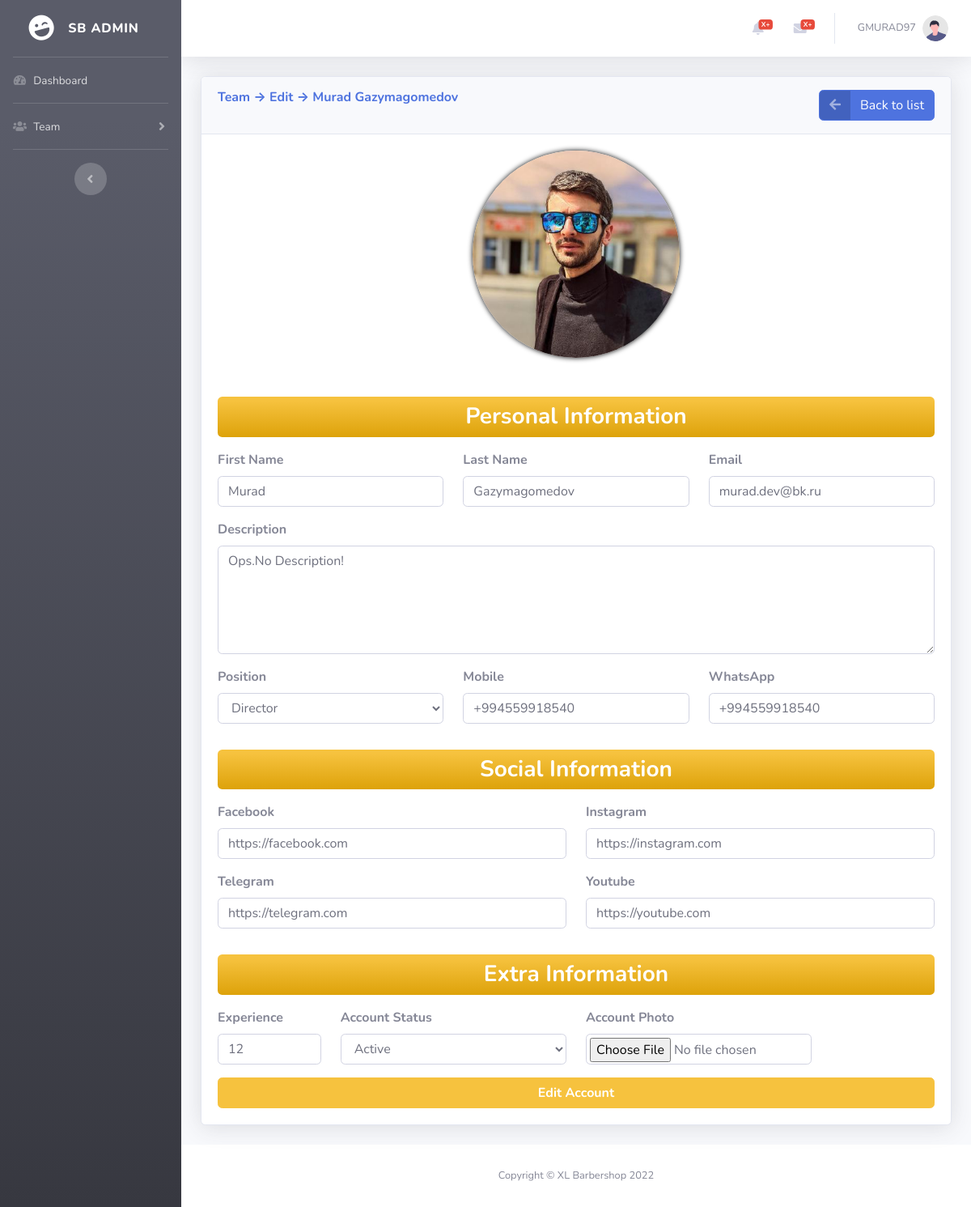
The page /team_edit/26 on the database its author committed.
### tables this page shows
CREATE TABLE `team` (
  `t_uid` int(11) NOT NULL,
  `t_firstname` varchar(255) DEFAULT NULL,
  `t_lastname` varchar(255) DEFAULT NULL,
  `t_description` longtext DEFAULT NULL,
  `t_experience` varchar(255) DEFAULT NULL,
  `t_email` varchar(255) DEFAULT NULL,
  `t_mobile` varchar(255) DEFAULT NULL,
  `t_position` varchar(255) DEFAULT NULL,
  `t_whatsapp` varchar(255) DEFAULT NULL,
  `t_facebook` varchar(255) DEFAULT NULL,
  `t_instagram` varchar(255) DEFAULT NULL,
  `t_telegram` varchar(255) DEFAULT NULL,
  `t_youtube` varchar(255) DEFAULT NULL,
  `t_status` varchar(255) DEFAULT NULL,
  `t_img` varchar(255) DEFAULT NULL,
  `t_created_date` varchar(255) NOT NULL
);

### application/controllers/AdminController.php (called while the page is built, shortened)
<?php
class AdminController extends CI_Controller
{
    public function __construct()
    {
        $this->load->model("AdminModel");
    }
    public function xlb_admin_team_edit($t_uid)
    {
        $data["get_db_team_row"] = $this->AdminModel->team_get_db_row($t_uid);
        $this->load->view("admin/team/Edit", $data);
    }
}

### index.php (called while the page is built, shortened)
<?php
require_once BASEPATH.'core/CodeIgniter.php';

### application/models/AdminModel.php (called while the page is built, shortened)
<?php
class AdminModel extends CI_Model
{
    public function team_get_db_row($t_uid)
    {
        return $this->db->where("t_uid", $t_uid)->get("team")->row_array();
    }
}

### application/views/admin/team/Edit.php (the view, shortened to what this page needs)
<div class="card shadow mb-4">
    <div class="card-header py-3">
        <h6 class="m-0 font-weight-bold text-primary">
            Team &RightArrow; Edit &RightArrow; <?php echo $get_db_team_row["t_firstname"] . " " . $get_db_team_row["t_lastname"]; ?>
            <a style="float:right;" href="<?php echo base_url('team_list'); ?>" class="btn btn-primary btn-icon-split">
                <span class="icon text-white-50">
                    <i class="fas fa-arrow-left"></i>
                </span>
                <span class="text">Back to list</span>
            </a>
    </div>
    <div class="card-body">
        <div class="col-xs-12 col-sm-12 col-md-12 col-lg-12 text-center">
            <a target="_blank" href="<?php echo base_url('file_manager/team_profile_img/') . $get_db_team_row["t_img"]; ?>">
                <?php if ($get_db_team_row['t_img']) { ?>
                    <img src="<?php echo base_url('file_manager/team_profile_img/') . $get_db_team_row["t_img"]; ?>" alt="" width="256" height="256" class="rounded-circle mb-5 mx-auto d-block" style="box-shadow: 0px 0px 6px #000000;object-fit:cover;">
                <?php } else { ?>
                    <img src="https://img.freepik.com/premium-vector/error-404-found-glitch-effect_8024-4.jpg?w=826" alt="" width="256" height="256" class="rounded-circle mb-5 mx-auto d-block" style="box-shadow: 0px 0px 6px #000000;object-fit:cover;">
                <?php } ?>
            </a>
        </div>
        <form action="<?php echo base_url('team_edit_action/') . $get_db_team_row["t_uid"]; ?>" method="POST" enctype="multipart/form-data">
            <h3 class="bg-gradient-warning text-center text-white mb-3 py-2 rounded"><b>Personal Information</b></h3>
            <div class="row">
                <div class="col-sm-4">
                    <div class="form-group">
                        <label for="firstname"><b>First Name</b></label>
                        <input name="input_first_name" type="text" id="firstname" class="form-control" placeholder="Enter First Name..." value="<?php echo $get_db_team_row["t_firstname"]; ?>">
                    </div>
                </div>
                <div class="col-sm-4">
                    <div class="form-group">
                        <label for="lastname"><b>Last Name</b></label>
                        <input name="input_last_name" type="text" id="lastname" class="form-control" placeholder="Enter Last Name..." value="<?php echo $get_db_team_row["t_lastname"]; ?>">
                    </div>
                </div>
                <div class="col-sm-4">
                    <div class="form-group">
                        <label for="email"><b>Email</b></label>
                        <input name="input_email" type="email" id="email" class="form-control" placeholder="Enter Email..." value="<?php echo $get_db_team_row["t_email"]; ?>">
                    </div>
                </div>
            </div>
            <div class="row mb-3">
                <div class="col-sm-12">
                    <label for="description"><b>Description</b></label>
                    <textarea name="input_description" id="description" cols="30" rows="5" class="form-control"><?php echo $get_db_team_row["t_description"]; ?></textarea>
                </div>
            </div>
            <div class="form-group row">
                <div class="col-sm-4">
                    <div class="form-group">
                        <label for="position"><b>Position</b></label>
                        <select name="input_position" id="position" class="form-control">
                            <option <?php if ($get_db_team_row["t_position"] == "director") { ?> selected <?php } ?> value="director">Director</option>
                        </select>
                    </div>
                </div>
                <div class="col-sm-4">
                    <div class="form-group">
                        <label for="mobile"><b>Mobile</b></label>
                        <input name="input_mobile" type="text" id="mobile" class="form-control" placeholder="Enter Mobile..." value="<?php echo $get_db_team_row["t_mobile"]; ?>">
                    </div>
                </div>
                <div class="col-sm-4">
                    <div class="form-group">
                        <label for="whatsapp"><b>WhatsApp</b></label>
                        <input name="input_whatsapp" type="text" id="whatsapp" class="form-control" placeholder="Enter WhatsApp..." value="<?php echo $get_db_team_row["t_whatsapp"]; ?>">
                    </div>
                </div>
            </div>
            <h3 class="bg-gradient-warning text-center text-white mt-3 mb-3 py-2 rounded"><b>Social Information</b></h3>
            <div class="row">
                <div class="col-sm-6">
                    <div class="form-group">
                        <label for="facebook"><b>Facebook</b></label>
                        <input name="input_facebook" type="text" id="facebook" class="form-control" placeholder="Enter Facebook URL..." value="<?php echo $get_db_team_row["t_facebook"]; ?>">
                    </div>
                </div>
                <div class="col-sm-6">
                    <div class="form-group">
                        <label for="instagram"><b>Instagram</b></label>
                        <input name="input_instagram" type="text" id="instagram" class="form-control" placeholder="Enter Instagram URL..." value="<?php echo $get_db_team_row["t_instagram"]; ?>">
                    </div>
                </div>
            </div>
            <div class="row">
                <div class="col-sm-6">
                    <div class="form-group">
                        <label for="telegram"><b>Telegram</b></label>
                        <input name="input_telegram" type="text" id="telegram" class="form-control" placeholder="Enter Telegram URL..." value="<?php echo $get_db_team_row["t_telegram"]; ?>">
                    </div>
                </div>
                <div class="col-sm-6">
                    <div class="form-group">
                        <label for="youtube"><b>Youtube</b></label>
                        <input name="input_youtube" type="text" id="youtube" class="form-control" placeholder="Enter Youtube URL..." value="<?php echo $get_db_team_row["t_youtube"]; ?>">
                    </div>
                </div>
            </div>
            <h3 class="bg-gradient-warning text-center text-white mt-3 mb-3 py-2 rounded"><b>Extra Information</b></h3>
            <div class="row">
                <div class="col-sm-2">
                    <div class="form-group">
                        <label for="experience"><b>Experience</b></label>
                        <input name="input_experience" type="number" id="experience" class="form-control" min="0" max="9999" value="<?php echo $get_db_team_row["t_experience"]; ?>">
                    </div>
                </div>
                <div class="col-sm-4">
                    <div class="form-group">
                        <label for="status"><b>Account Status</b></label>
                        <select name="input_status" id="status" class="form-control">
                            <option <?php if ($get_db_team_row["t_status"] == "active") { ?> selected <?php } ?> value="active">Active</option>
                        </select>
                    </div>
                </div>
                <div class="col-sm-4">
                    <div class="form-group">
                        <label for="img"><b>Account Photo</b></label>
                        <input name="input_img" type="file" id="img" class="form-control p-1">
                    </div>
                </div>
            </div>
            <button type="submit" class="btn btn-block btn-warning"><b>Edit Account</b></button>
        </form>
    </div>
</div>

### rows shown on the page
team: t_firstname "Murad", t_lastname "Gazymagomedov", t_img (picture), input_first_name "Murad", input_last_name "Gazymagomedov", input_email "murad.dev@bk.ru", input_description "Ops.No Description!", input_position "Director", input_mobile "+994559918540", input_whatsapp "+994559918540", input_facebook "https://facebook.com", input_instagram "https://instagram.com", input_telegram "https://telegram.com", input_youtube "https://youtube.com", input_experience "12", input_status "Active"
